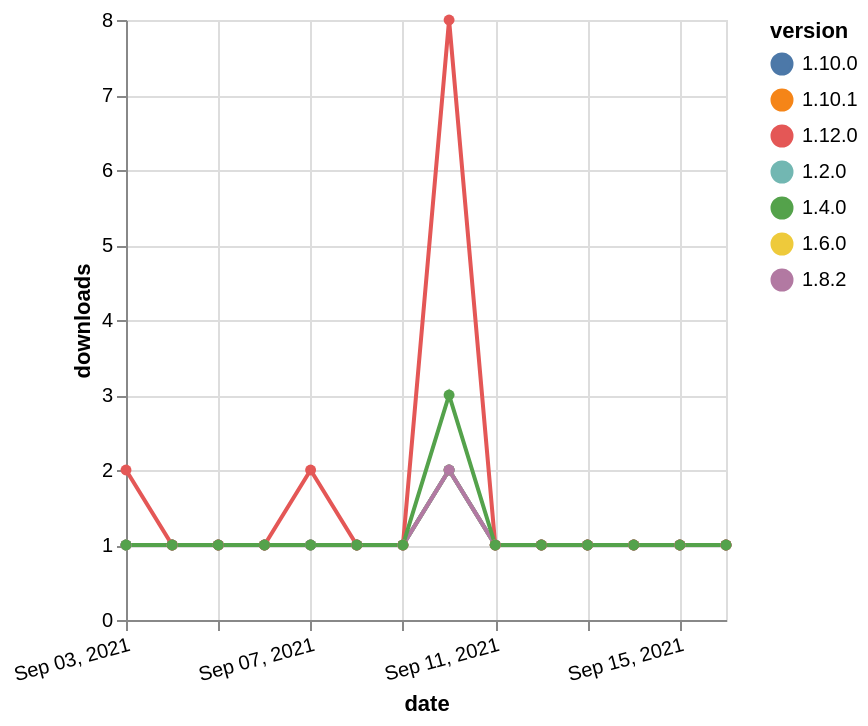

Here is the Vega-Lite specification saved for this chart:
### Vega-Lite specification from a JSON file in a GitHub repository (floating-point values rounded to 4 significant figures)
{"$schema": "https://vega.github.io/schema/vega-lite/v5.json", "description": "A simple bar chart with embedded data.", "data": {"values": [{"date": "2021-09-03", "total": 192, "delta": 1, "version": "1.6.0"}, {"date": "2021-09-04", "total": 193, "delta": 1, "version": "1.6.0"}, {"date": "2021-09-05", "total": 194, "delta": 1, "version": "1.6.0"}, {"date": "2021-09-06", "total": 195, "delta": 1, "version": "1.6.0"}, {"date": "2021-09-07", "total": 196, "delta": 1, "version": "1.6.0"}, {"date": "2021-09-08", "total": 197, "delta": 1, "version": "1.6.0"}, {"date": "2021-09-09", "total": 198, "delta": 1, "version": "1.6.0"}, {"date": "2021-09-10", "total": 200, "delta": 2, "version": "1.6.0"}, {"date": "2021-09-11", "total": 201, "delta": 1, "version": "1.6.0"}, {"date": "2021-09-12", "total": 202, "delta": 1, "version": "1.6.0"}, {"date": "2021-09-13", "total": 203, "delta": 1, "version": "1.6.0"}, {"date": "2021-09-14", "total": 204, "delta": 1, "version": "1.6.0"}, {"date": "2021-09-15", "total": 205, "delta": 1, "version": "1.6.0"}, {"date": "2021-09-16", "total": 206, "delta": 1, "version": "1.6.0"}, {"date": "2021-09-03", "total": 151, "delta": 1, "version": "1.10.1"}, {"date": "2021-09-04", "total": 152, "delta": 1, "version": "1.10.1"}, {"date": "2021-09-05", "total": 153, "delta": 1, "version": "1.10.1"}, {"date": "2021-09-06", "total": 154, "delta": 1, "version": "1.10.1"}, {"date": "2021-09-07", "total": 155, "delta": 1, "version": "1.10.1"}, {"date": "2021-09-08", "total": 156, "delta": 1, "version": "1.10.1"}, {"date": "2021-09-09", "total": 157, "delta": 1, "version": "1.10.1"}, {"date": "2021-09-10", "total": 159, "delta": 2, "version": "1.10.1"}, {"date": "2021-09-11", "total": 160, "delta": 1, "version": "1.10.1"}, {"date": "2021-09-12", "total": 161, "delta": 1, "version": "1.10.1"}, {"date": "2021-09-13", "total": 162, "delta": 1, "version": "1.10.1"}, {"date": "2021-09-14", "total": 163, "delta": 1, "version": "1.10.1"}, {"date": "2021-09-15", "total": 164, "delta": 1, "version": "1.10.1"}, {"date": "2021-09-16", "total": 165, "delta": 1, "version": "1.10.1"}, {"date": "2021-09-03", "total": 186, "delta": 1, "version": "1.10.0"}, {"date": "2021-09-04", "total": 187, "delta": 1, "version": "1.10.0"}, {"date": "2021-09-05", "total": 188, "delta": 1, "version": "1.10.0"}, {"date": "2021-09-06", "total": 189, "delta": 1, "version": "1.10.0"}, {"date": "2021-09-07", "total": 190, "delta": 1, "version": "1.10.0"}, {"date": "2021-09-08", "total": 191, "delta": 1, "version": "1.10.0"}, {"date": "2021-09-09", "total": 192, "delta": 1, "version": "1.10.0"}, {"date": "2021-09-10", "total": 194, "delta": 2, "version": "1.10.0"}, {"date": "2021-09-11", "total": 195, "delta": 1, "version": "1.10.0"}, {"date": "2021-09-12", "total": 196, "delta": 1, "version": "1.10.0"}, {"date": "2021-09-13", "total": 197, "delta": 1, "version": "1.10.0"}, {"date": "2021-09-14", "total": 198, "delta": 1, "version": "1.10.0"}, {"date": "2021-09-15", "total": 199, "delta": 1, "version": "1.10.0"}, {"date": "2021-09-16", "total": 200, "delta": 1, "version": "1.10.0"}, {"date": "2021-09-03", "total": 252, "delta": 1, "version": "1.2.0"}, {"date": "2021-09-04", "total": 253, "delta": 1, "version": "1.2.0"}, {"date": "2021-09-05", "total": 254, "delta": 1, "version": "1.2.0"}, {"date": "2021-09-06", "total": 255, "delta": 1, "version": "1.2.0"}, {"date": "2021-09-07", "total": 256, "delta": 1, "version": "1.2.0"}, {"date": "2021-09-08", "total": 257, "delta": 1, "version": "1.2.0"}, {"date": "2021-09-09", "total": 258, "delta": 1, "version": "1.2.0"}, {"date": "2021-09-10", "total": 260, "delta": 2, "version": "1.2.0"}, {"date": "2021-09-11", "total": 261, "delta": 1, "version": "1.2.0"}, {"date": "2021-09-12", "total": 262, "delta": 1, "version": "1.2.0"}, {"date": "2021-09-13", "total": 263, "delta": 1, "version": "1.2.0"}, {"date": "2021-09-14", "total": 264, "delta": 1, "version": "1.2.0"}, {"date": "2021-09-15", "total": 265, "delta": 1, "version": "1.2.0"}, {"date": "2021-09-16", "total": 266, "delta": 1, "version": "1.2.0"}, {"date": "2021-09-03", "total": 166, "delta": 1, "version": "1.8.2"}, {"date": "2021-09-04", "total": 167, "delta": 1, "version": "1.8.2"}, {"date": "2021-09-05", "total": 168, "delta": 1, "version": "1.8.2"}, {"date": "2021-09-06", "total": 169, "delta": 1, "version": "1.8.2"}, {"date": "2021-09-07", "total": 170, "delta": 1, "version": "1.8.2"}, {"date": "2021-09-08", "total": 171, "delta": 1, "version": "1.8.2"}, {"date": "2021-09-09", "total": 172, "delta": 1, "version": "1.8.2"}, {"date": "2021-09-10", "total": 174, "delta": 2, "version": "1.8.2"}, {"date": "2021-09-11", "total": 175, "delta": 1, "version": "1.8.2"}, {"date": "2021-09-12", "total": 176, "delta": 1, "version": "1.8.2"}, {"date": "2021-09-13", "total": 177, "delta": 1, "version": "1.8.2"}, {"date": "2021-09-14", "total": 178, "delta": 1, "version": "1.8.2"}, {"date": "2021-09-15", "total": 179, "delta": 1, "version": "1.8.2"}, {"date": "2021-09-16", "total": 180, "delta": 1, "version": "1.8.2"}, {"date": "2021-09-03", "total": 142, "delta": 2, "version": "1.12.0"}, {"date": "2021-09-04", "total": 143, "delta": 1, "version": "1.12.0"}, {"date": "2021-09-05", "total": 144, "delta": 1, "version": "1.12.0"}, {"date": "2021-09-06", "total": 145, "delta": 1, "version": "1.12.0"}, {"date": "2021-09-07", "total": 147, "delta": 2, "version": "1.12.0"}, {"date": "2021-09-08", "total": 148, "delta": 1, "version": "1.12.0"}, {"date": "2021-09-09", "total": 149, "delta": 1, "version": "1.12.0"}, {"date": "2021-09-10", "total": 157, "delta": 8, "version": "1.12.0"}, {"date": "2021-09-11", "total": 158, "delta": 1, "version": "1.12.0"}, {"date": "2021-09-12", "total": 159, "delta": 1, "version": "1.12.0"}, {"date": "2021-09-13", "total": 160, "delta": 1, "version": "1.12.0"}, {"date": "2021-09-14", "total": 161, "delta": 1, "version": "1.12.0"}, {"date": "2021-09-15", "total": 162, "delta": 1, "version": "1.12.0"}, {"date": "2021-09-16", "total": 163, "delta": 1, "version": "1.12.0"}, {"date": "2021-09-03", "total": 354, "delta": 1, "version": "1.4.0"}, {"date": "2021-09-04", "total": 355, "delta": 1, "version": "1.4.0"}, {"date": "2021-09-05", "total": 356, "delta": 1, "version": "1.4.0"}, {"date": "2021-09-06", "total": 357, "delta": 1, "version": "1.4.0"}, {"date": "2021-09-07", "total": 358, "delta": 1, "version": "1.4.0"}, {"date": "2021-09-08", "total": 359, "delta": 1, "version": "1.4.0"}, {"date": "2021-09-09", "total": 360, "delta": 1, "version": "1.4.0"}, {"date": "2021-09-10", "total": 363, "delta": 3, "version": "1.4.0"}, {"date": "2021-09-11", "total": 364, "delta": 1, "version": "1.4.0"}, {"date": "2021-09-12", "total": 365, "delta": 1, "version": "1.4.0"}, {"date": "2021-09-13", "total": 366, "delta": 1, "version": "1.4.0"}, {"date": "2021-09-14", "total": 367, "delta": 1, "version": "1.4.0"}, {"date": "2021-09-15", "total": 368, "delta": 1, "version": "1.4.0"}, {"date": "2021-09-16", "total": 369, "delta": 1, "version": "1.4.0"}]}, "width": "container", "mark": {"type": "line", "point": {"filled": true}}, "encoding": {"x": {"field": "date", "type": "temporal", "timeUnit": "yearmonthdate", "title": "date", "axis": {"labelAngle": -15}}, "y": {"field": "delta", "type": "quantitative", "title": "downloads"}, "color": {"field": "version", "type": "nominal"}, "tooltip": {"field": "delta"}}}
